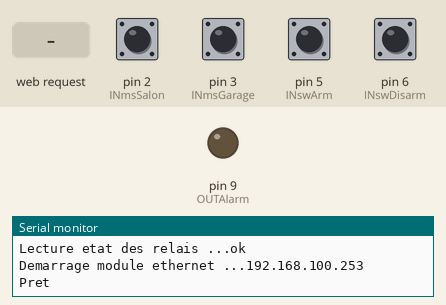
This sketch was run on a simulated Arduino Uno, built with avr-gcc and run on an emulated ATmega328P. Shown: output pins drawn as LEDs (lit = HIGH), the last lines printed to the serial monitor. Dashed ring = blinking. Inputs (shaded band) come from the test bench; at power-on: pin 2 (INmsSalon), pin 3 (INmsGarage), pin 5 (INswArm), pin 6 (INswDisarm) HIGH. WiFi joins after 1.5 s; servers stay silent unless stated.

Above: at 11.2 s.
11.3 s: pin 6 (INswDisarm) pulled LOW for 0.15 s
At 11.65 s:
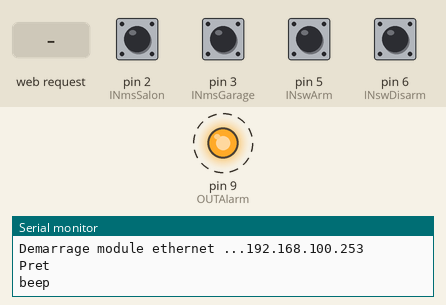
14.4 s: HTTP request GET /Disarm received
At 15.9 s:
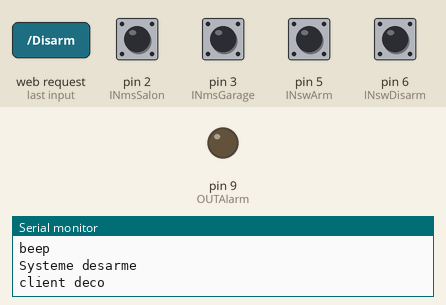
16.1 s: pin 5 (INswArm) pulled LOW for 0.15 s
At 16.9 s:
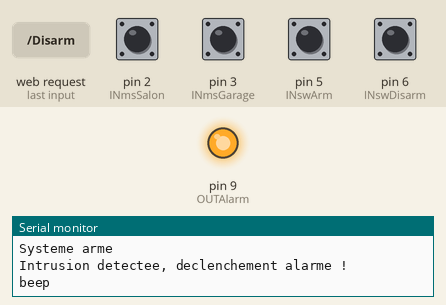
20.0 s: pin 6 (INswDisarm) pulled LOW for 1 s
At 22.5 s:
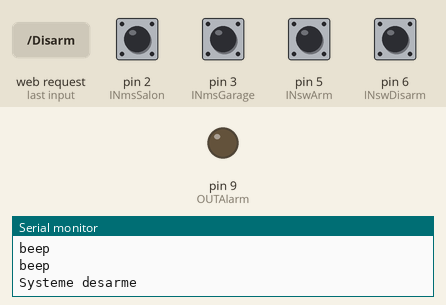
23.2 s: HTTP request GET /Arm received
At 24.6 s:
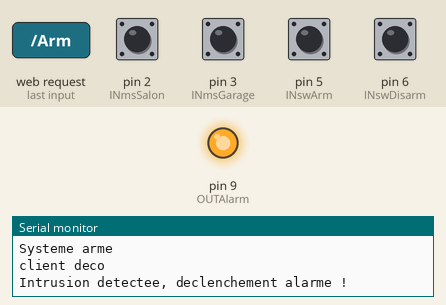
Timing chart, 0 to 25.9 s (numbered marks = the images above; inputs shaded):
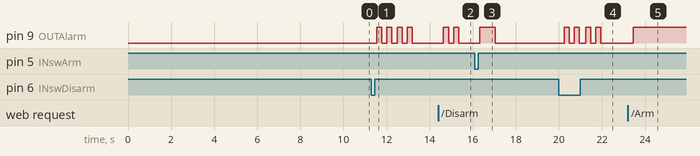

Measured:
- after the input at 11.3 s, pin 9 (OUTAlarm): alternates HIGH for 0.24 s and LOW for 0.24 s, 8 changes in all, then stays LOW, starting after 0.24 s
- after the input at 14.4 s, pin 9 (OUTAlarm): alternates HIGH for 0.24 s and LOW for 0.24 s, 4 changes in all, then stays LOW, starting after 0.24 s
- after the input at 16.1 s, pin 9 (OUTAlarm): LOW → HIGH after 0.24 s, → LOW 0.71 s later
- after the input at 20.0 s, pin 9 (OUTAlarm): alternates HIGH for 0.24 s and LOW for 0.24 s, 8 changes in all, then stays LOW, starting after 0.24 s
- after the input at 23.2 s, pin 9 (OUTAlarm): LOW → HIGH after 0.24 s

The sketch:

Motion_server.ino
```cpp
#include <SPI.h>
#include <Ethernet.h>

//Inputs
byte INmsSalon = 2;
byte INmsGarage = 3;
byte INswArm = 5;
byte INswDisarm = 6;

//Outputs
byte OUTAlarm = 9;

//Ethernet Vars
byte mac[] = { 0x90, 0xA2, 0xDA, 0x0E, 0xD3, 0xF1 };
IPAddress ip( 192,168,100,253 );
IPAddress gateway( 192,168,100,1 );
IPAddress subnet( 255,255,255,0 );
EthernetServer server(80);

//Vars
boolean Armed = false; // Etat de la protection : 0 Désactivée / 1 Activée;
boolean Silenced = false;
boolean FiredSalon = false;
boolean FiredGarage = false;
boolean TriggerSalon = false;
boolean TriggerGarage = false;
byte RelayArmState = 0;
byte RelayDisarmState = 0;
unsigned long Fired_at = 0;
unsigned long Action_at = 0;

//Qry
String Qry;
String Action;
byte MaxCar = 25;

//Beep
byte BeepDuration = 750;
unsigned int AlarmDuration = 900000;

//MotionSensor
unsigned int CalibDuration = 10000;


void setup() {

  Serial.begin(9600);

  pinMode(INmsSalon, INPUT_PULLUP);
  pinMode(INmsGarage, INPUT_PULLUP);
  pinMode(INswArm, INPUT_PULLUP);
  pinMode(INswDisarm, INPUT_PULLUP);
  pinMode(OUTAlarm, OUTPUT);

  Serial.println();
  Serial.print(F("Etalonnage du detecteur de mouvement ..."));
  delay(CalibDuration);
  Serial.println(F("ok"));

  Serial.print(F("Lecture etat des relais ..."));
  RelayArmState = digitalRead(INswArm);
  RelayDisarmState = digitalRead(INswDisarm);
  Serial.println(F("ok"));

  Serial.print(F("Demarrage module ethernet ..."));
  Ethernet.begin(mac, ip, gateway, gateway, subnet);

  Serial.println(Ethernet.localIP());

  Serial.println(F("Pret"));

  Qry.reserve(MaxCar);
  Action.reserve(MaxCar);

  Action_at = millis();
}


void loop() {
  if (digitalRead(INswArm) != RelayArmState) // Arme le système
  {
    RelayArmState = !RelayArmState;
    Arm(false);
  }
  if (digitalRead(INswDisarm) != RelayDisarmState) // Désarme le système
  {
    RelayDisarmState = !RelayDisarmState;
    Disarm();
  }

  if (Armed) // Si la protection est activée
  {
    if(FiredSalon || FiredGarage) // L'alarme a déjà été déclenchée
    {
      if ((millis() - Fired_at) > AlarmDuration) // Coupe l'alarme apres 15 minutes
      {
        Serial.println(F("Timeout alarme stoppee!"));
        Alarm(LOW);
        FiredSalon = false;
        FiredGarage = false;
      }
    }
    TriggerSalon = digitalRead(INmsSalon);
    TriggerGarage = digitalRead(INmsGarage);
    if(TriggerSalon || TriggerGarage) // Intrusion détéctée
    {
      if(!FiredSalon && !FiredGarage) // Nouvelle Alarme
      {
        Serial.println(F("Intrusion detectee, declenchement alarme !"));
        Alarm(HIGH);
        Fired_at = millis();
        FiredSalon = TriggerSalon;
        FiredGarage = TriggerGarage;
     }
    }
  }

  EthernetClient client = server.available();
  if (client) {
    Serial.println(F("Client connecte"));

    boolean currentLineIsBlank = true;
    Qry = "";
    while (client.connected()) {
      if (client.available()) {
        char c = client.read();
        if (Qry.length() < MaxCar)
        {
          Qry += c;
        }

        if (c == '\n' && currentLineIsBlank) {
          Action = Qry.substring(Qry.indexOf("GET")+5, Qry.indexOf(" HTTP"));
          Serial.println(Action);

          client.println(F("HTTP/1.1 200 OK"));
          client.println(F("Content-Type: text/plain"));
          client.println(F("Connection: close"));
          client.println();

          if(Action == "GetState")
          {
            if (Armed)
            {
                if(Silenced)
                {
                  if(FiredSalon)
                  {
                    client.println(F("5"));
                  }
                  else
                  {
                    if(FiredGarage)
                    {
                      client.println(F("6"));
                    }
                    else
                    {
                      client.println(F("4"));
                    }
                  }
                }
                else
                {
                  if(FiredSalon)
                  {
                    client.println(F("2"));
                  }
                  else
                  {
                    if(FiredGarage)
                    {
                      client.println(F("3"));
                    }
                    else
                    {
                      client.println(F("1"));
                    }
                  }
                }
            }
            else
            {
               client.println(F("0"));
            }
          }
          else if(Action == "Arm")
          {
            Arm(false);
          }
          else if(Action == "Disarm")
          {
            Disarm();
          }
          else if(Action == "SilencedArm")
          {
            Arm(true);
          }
          break;
        }

        if (c == '\n') {
          currentLineIsBlank = true;
        }
        else if (c != '\r') {
          currentLineIsBlank = false;
        }
      }
    }

    // close the connection:
    client.stop();
    Serial.println(F("client deco"));
  }
}

void beep()
{
  Serial.println(F("beep"));
  delay(BeepDuration);
  Alarm(HIGH);
  delay(BeepDuration);
  Alarm(LOW);
}

void Arm(boolean Sil)
{
  Silenced = Sil;
  beep();
  Armed = true;
  Serial.println(F("Systeme arme"));
}

void Disarm()
{
  beep();
  beep();
  Armed = false;
  FiredSalon = false;
  FiredGarage = false;
  Silenced = false;
  Serial.println(F("Systeme desarme"));
}

void Alarm(boolean State)
{
  if(Silenced)
    return;

  digitalWrite(OUTAlarm, State);
}
```
